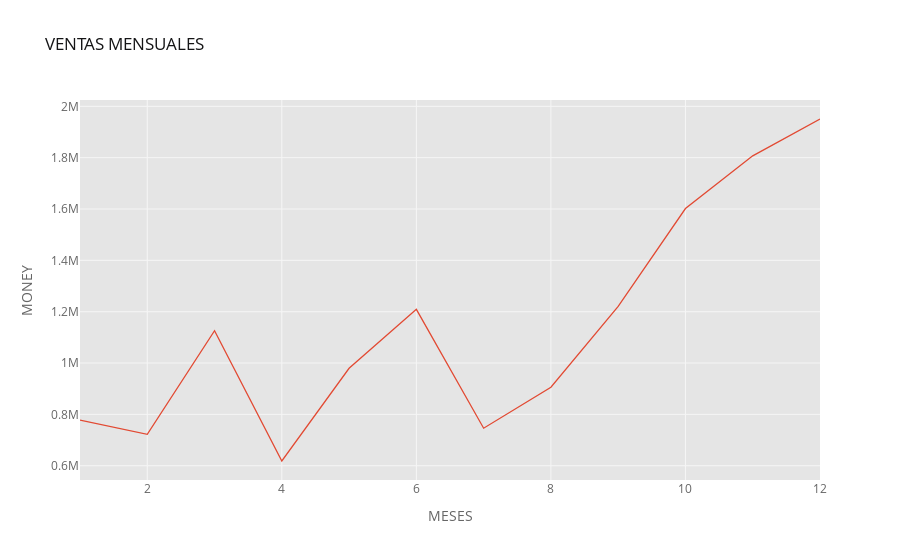

Notebook code for this chart:
### Code cell
df['month'] = pd.to_datetime(df['date_created']).dt.month

pivot_table_mes = df.pivot_table(index='month',  values='sold_quantity', aggfunc='sum' )

pivot_table_mes.iplot (kind='line', yTitle='MONEY',xTitle='MESES', title='VENTAS MENSUALES')

### Figure 1 — Plotly figure (JSON) as saved in the notebook; plotly's stock layout.template omitted (floating-point values rounded to 4 significant figures)
{"data": [{"line": {"color": "rgba(226, 74, 51, 1.0)", "dash": "solid", "shape": "linear", "width": 1.3}, "mode": "lines", "name": "sold_quantity", "text": "", "type": "scatter", "x": [1, 2, 3, 4, 5, 6, 7, 8, 9, 10, 11, 12], "y": [777974, 722031, 1125828, 618310, 979606, 1209236, 746072, 905479, 1220487, 1601955, 1807097, 1950698]}], "layout": {"legend": {"bgcolor": "#FFFFFF", "font": {"color": "#666666"}}, "paper_bgcolor": "#FFFFFF", "plot_bgcolor": "#E5E5E5", "title": {"font": {"color": "#151516"}, "text": "VENTAS MENSUALES"}, "xaxis": {"gridcolor": "#F6F6F6", "showgrid": true, "tickfont": {"color": "#666666"}, "title": {"font": {"color": "#666666"}, "text": "MESES"}, "zerolinecolor": "#F6F6F6"}, "yaxis": {"gridcolor": "#F6F6F6", "showgrid": true, "tickfont": {"color": "#666666"}, "title": {"font": {"color": "#666666"}, "text": "MONEY"}, "zerolinecolor": "#F6F6F6"}}}
